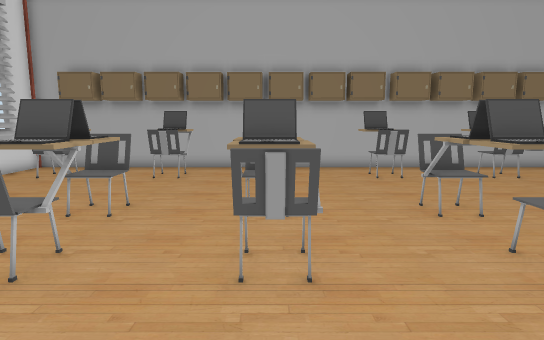
[1] (above)

16 first-person views from a walk through a Unity game level. The camera is 1.2 m above the floor, tilts 8° down and sees 75° across. Doors are open. The floor is counted in squares, 0.5 m on a side. Each view is taken from the middle of a square. On the plan, view 1 faces up. The plan holds only what a view shows up to about 20 squares ahead; the rest is blank.

[2]
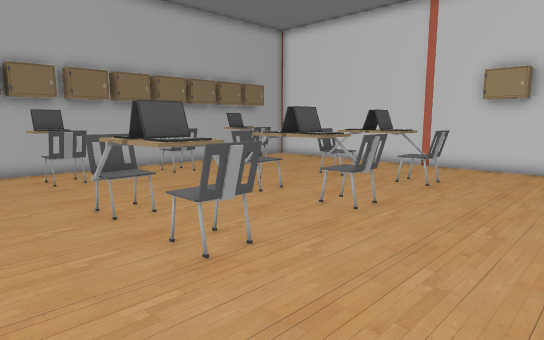

[3]
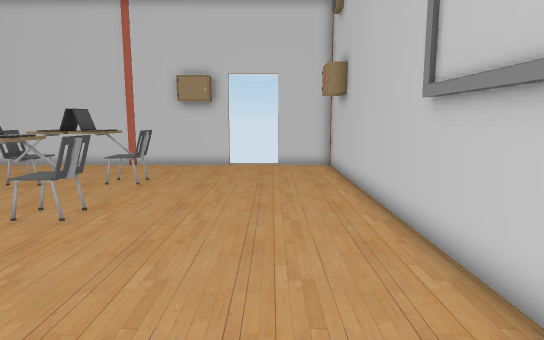

[4]
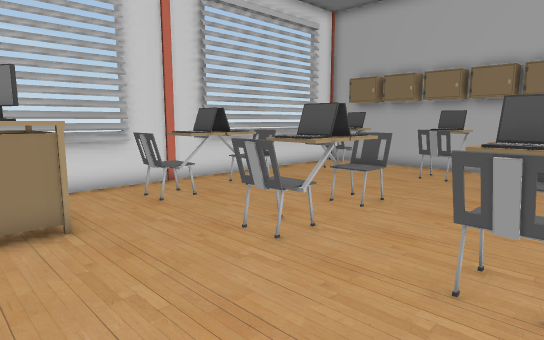

[5]
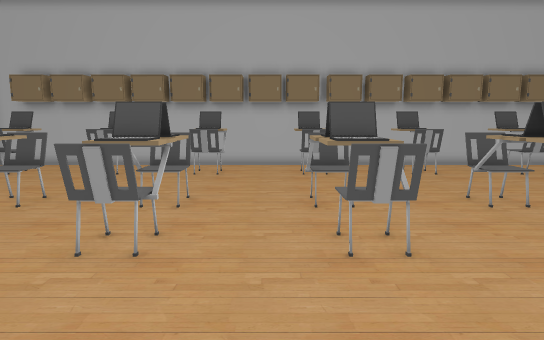

[6]
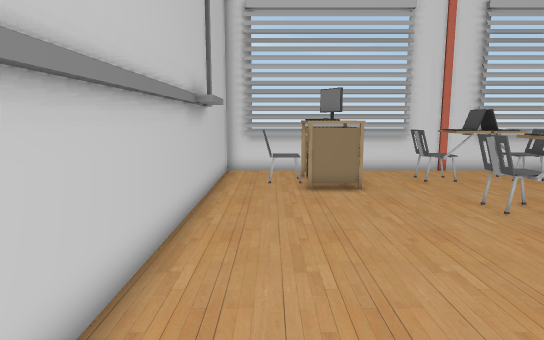

[7]
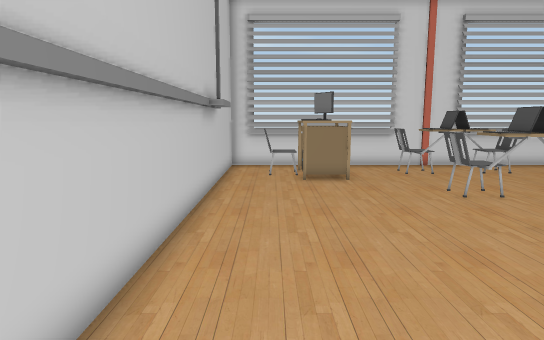

[8]
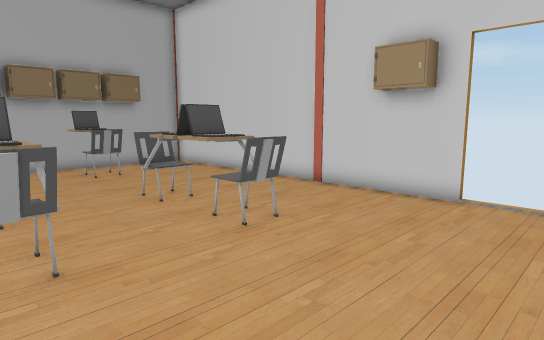

[9]
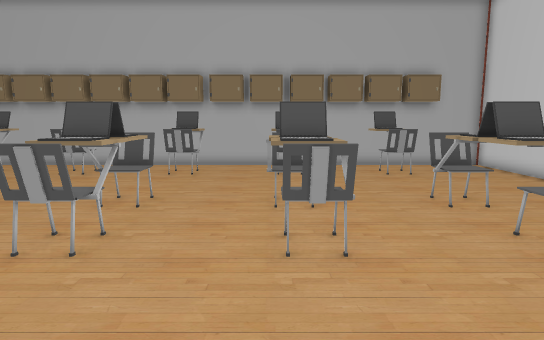

[10]
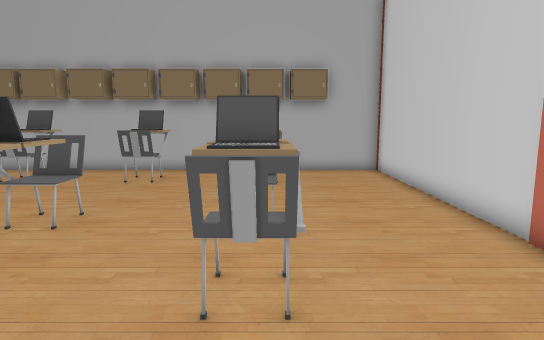

[11]
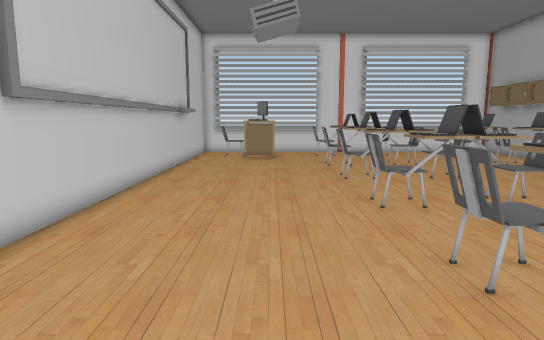

[12]
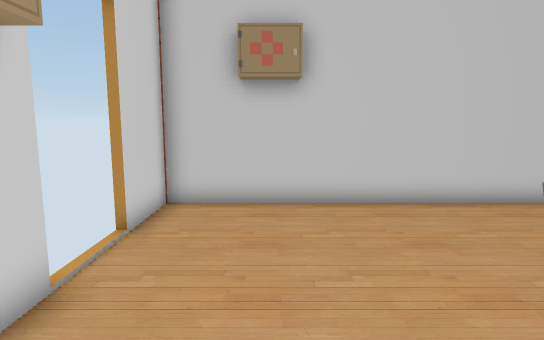

[13]
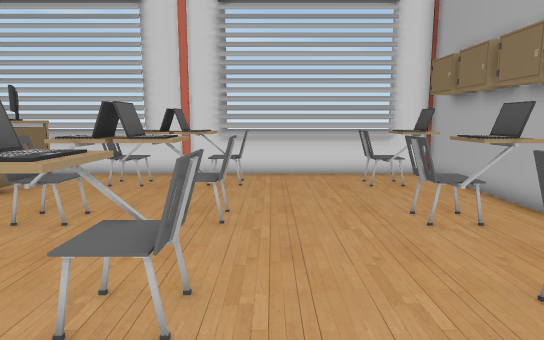

[14]
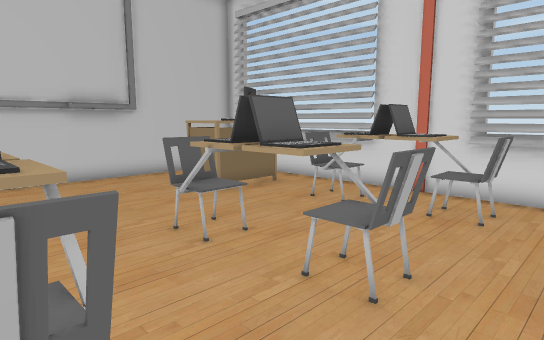

[15]
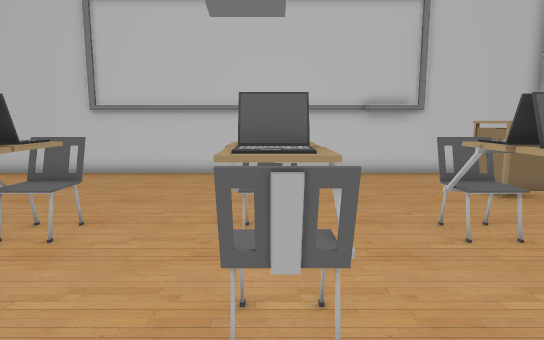

[16]
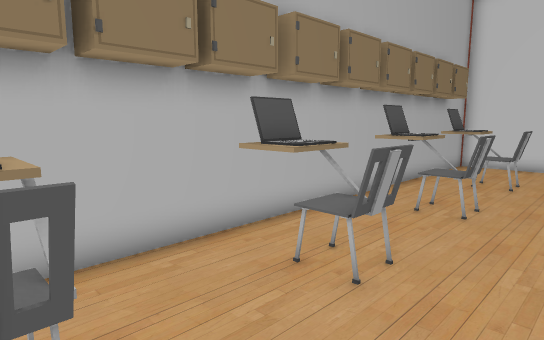

### Floor plan
Key: @ floor where view 1 was taken; # wall or solid block; . main floor; : floor 0.5 m higher than the main floor; D open door; = window, fence, low wall or low ledge; L laptop; C chair; T table; M computer; O other object.
Columns run from 12 left of view 1 to 20 right of it. Each row starts with its distance up from view 1.
 18  ##O#O#O#O#O#O#O#O#O#O#O#O#O#O###
 17 # OOOOOLOOOOOOOOOOOOOOOOOOOOOO..#
 16 # LL...LL..LLC..LLC..LLC..LL....#
 15 =..C...OO...O....O....O....C....#
 14 =..C....#........C.........C....#
 13 =...............................#
 12 =...............................#
 11 =...............................#
 10 =.CC...CC..CC...CC...CC...CC....#
  9 # CC...OC..C:C..OC...CL...CC....#
  8 # LL...LL..LLL..LLC..LL...LL....#
  7 #.LL...LL..LLC..LLC..LL...LL....#
  6 # CL...CL..CLC..LLC..CL...CL....#
  5 # CC...CC...CC..CC...CC...CC...O#
  4 =..............................OO
  3 =..............................O#
  2 =.TMTT..........................D
  1 =.MMTT..........................D
  0 =.O TT......@...................D
 -1 =..CC...........................#
 -2 #.....==........................#
 -3 #################################

Where each view was taken, in squares from view 1:
view 1: 0 up, 0 right, facing up
view 2: 0 up, 1 right, facing up-right
view 3: 0 up, 1 right, facing right
view 4: 0 up, 1 right, facing up-left
view 5: 1 down, 3 right, facing up
view 6: 1 down, 5 right, facing left
view 7: 1 down, 7 right, facing left
view 8: 1 down, 9 right, facing up-right
view 9: 1 down, 9 right, facing up
view 10: 1 up, 15 right, facing up
view 11: 2 up, 15 right, facing left
view 12: 7 up, 17 right, facing down
view 13: 11 up, 4 right, facing left
view 14: 12 up, 0 right, facing down-left
view 15: 13 up, 0 right, facing down
view 16: 12 up, 0 right, facing up-right
